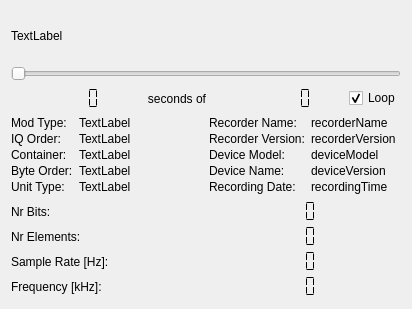
<?xml version="1.0" encoding="UTF-8"?>
<ui version="4.0">
 <class>xmlfile_widget</class>
 <widget class="QWidget" name="xmlfile_widget">
  <property name="geometry">
   <rect>
    <x>0</x>
    <y>0</y>
    <width>412</width>
    <height>309</height>
   </rect>
  </property>
  <property name="windowTitle">
   <string>Play XML-UFF File</string>
  </property>
  <layout class="QVBoxLayout" name="verticalLayout">
   <item>
    <widget class="QLabel" name="filenameLabel">
     <property name="text">
      <string>TextLabel</string>
     </property>
    </widget>
   </item>
   <item>
    <widget class="QSlider" name="sliderFilePos">
     <property name="maximum">
      <number>100</number>
     </property>
     <property name="orientation">
      <enum>Qt::Horizontal</enum>
     </property>
     <property name="toolTip">
      <string>Grab the handle and slide to move through the file.</string>
     </property>
    </widget>
   </item>
   <item>
    <layout class="QHBoxLayout" name="horizontalLayout" stretch="3,2,3,1">
     <item>
      <widget class="QLCDNumber" name="currentTime">
       <property name="frameShape">
        <enum>QFrame::Shape::NoFrame</enum>
       </property>
       <property name="smallDecimalPoint">
        <bool>true</bool>
       </property>
       <property name="segmentStyle">
        <enum>QLCDNumber::SegmentStyle::Flat</enum>
       </property>
      </widget>
     </item>
     <item>
      <widget class="QLabel" name="label_6">
       <property name="text">
        <string>seconds of</string>
       </property>
       <property name="alignment">
        <set>Qt::AlignmentFlag::AlignCenter</set>
       </property>
      </widget>
     </item>
     <item>
      <widget class="QLCDNumber" name="totalTime">
       <property name="frameShape">
        <enum>QFrame::Shape::NoFrame</enum>
       </property>
       <property name="smallDecimalPoint">
        <bool>true</bool>
       </property>
       <property name="segmentStyle">
        <enum>QLCDNumber::SegmentStyle::Flat</enum>
       </property>
      </widget>
     </item>
     <item>
      <widget class="QCheckBox" name="cbLoopFile">
       <property name="text">
        <string>Loop</string>
       </property>
       <property name="checked">
        <bool>true</bool>
       </property>
      </widget>
     </item>
    </layout>
   </item>
   <item>
    <layout class="QHBoxLayout" name="horizontalLayout_2">
     <item>
      <layout class="QFormLayout" name="formLayout">
       <property name="verticalSpacing">
        <number>2</number>
       </property>
       <item row="0" column="0">
        <widget class="QLabel" name="label_7">
         <property name="text">
          <string>Mod Type:</string>
         </property>
        </widget>
       </item>
       <item row="0" column="1">
        <widget class="QLabel" name="modulationtypeLabel">
         <property name="text">
          <string>TextLabel</string>
         </property>
        </widget>
       </item>
       <item row="1" column="0">
        <widget class="QLabel" name="label_8">
         <property name="text">
          <string>IQ Order:</string>
         </property>
        </widget>
       </item>
       <item row="1" column="1">
        <widget class="QLabel" name="iqOrderLabel">
         <property name="text">
          <string>TextLabel</string>
         </property>
        </widget>
       </item>
       <item row="2" column="0">
        <widget class="QLabel" name="label_9">
         <property name="text">
          <string>Container:</string>
         </property>
        </widget>
       </item>
       <item row="2" column="1">
        <widget class="QLabel" name="containerLabel">
         <property name="text">
          <string>TextLabel</string>
         </property>
        </widget>
       </item>
       <item row="3" column="0">
        <widget class="QLabel" name="label_10">
         <property name="text">
          <string>Byte Order:</string>
         </property>
        </widget>
       </item>
       <item row="3" column="1">
        <widget class="QLabel" name="byteOrderLabel">
         <property name="text">
          <string>TextLabel</string>
         </property>
        </widget>
       </item>
       <item row="4" column="0">
        <widget class="QLabel" name="label_11">
         <property name="text">
          <string>Unit Type:</string>
         </property>
        </widget>
       </item>
       <item row="4" column="1">
        <widget class="QLabel" name="typeofUnitLabel">
         <property name="text">
          <string>TextLabel</string>
         </property>
        </widget>
       </item>
      </layout>
     </item>
     <item>
      <layout class="QFormLayout" name="formLayout_3">
       <property name="verticalSpacing">
        <number>2</number>
       </property>
       <item row="0" column="0">
        <widget class="QLabel" name="label_12">
         <property name="text">
          <string>Recorder Name:</string>
         </property>
        </widget>
       </item>
       <item row="0" column="1">
        <widget class="QLabel" name="recorderName">
         <property name="text">
          <string>recorderName</string>
         </property>
        </widget>
       </item>
       <item row="1" column="0">
        <widget class="QLabel" name="label_14">
         <property name="text">
          <string>Recorder Version:</string>
         </property>
        </widget>
       </item>
       <item row="1" column="1">
        <widget class="QLabel" name="recorderVersion">
         <property name="text">
          <string>recorderVersion</string>
         </property>
        </widget>
       </item>
       <item row="2" column="0">
        <widget class="QLabel" name="label_15">
         <property name="text">
          <string>Device Model:</string>
         </property>
        </widget>
       </item>
       <item row="2" column="1">
        <widget class="QLabel" name="deviceModel">
         <property name="text">
          <string>deviceModel</string>
         </property>
        </widget>
       </item>
       <item row="3" column="0">
        <widget class="QLabel" name="label_13">
         <property name="text">
          <string>Device Name:</string>
         </property>
        </widget>
       </item>
       <item row="3" column="1">
        <widget class="QLabel" name="deviceModelName">
         <property name="text">
          <string>deviceVersion</string>
         </property>
        </widget>
       </item>
       <item row="4" column="1">
        <widget class="QLabel" name="recordingTime">
         <property name="text">
          <string>recordingTime</string>
         </property>
        </widget>
       </item>
       <item row="4" column="0">
        <widget class="QLabel" name="label_5">
         <property name="text">
          <string>Recording Date:</string>
         </property>
        </widget>
       </item>
      </layout>
     </item>
    </layout>
   </item>
   <item>
    <layout class="QFormLayout" name="formLayout_2">
     <property name="verticalSpacing">
      <number>2</number>
     </property>
     <item row="0" column="0">
      <widget class="QLabel" name="label">
       <property name="text">
        <string>Nr Bits:</string>
       </property>
      </widget>
     </item>
     <item row="1" column="0">
      <widget class="QLabel" name="label_2">
       <property name="text">
        <string>Nr Elements:</string>
       </property>
      </widget>
     </item>
     <item row="2" column="0">
      <widget class="QLabel" name="label_3">
       <property name="text">
        <string>Sample Rate [Hz]:</string>
       </property>
      </widget>
     </item>
     <item row="3" column="0">
      <widget class="QLabel" name="label_4">
       <property name="sizePolicy">
        <sizepolicy hsizetype="Preferred" vsizetype="Minimum">
         <horstretch>0</horstretch>
         <verstretch>0</verstretch>
        </sizepolicy>
       </property>
       <property name="text">
        <string>Frequency [kHz]:</string>
       </property>
      </widget>
     </item>
     <item row="0" column="1">
      <widget class="QLCDNumber" name="nrBitsDisplay">
       <property name="frameShape">
        <enum>QFrame::Shape::NoFrame</enum>
       </property>
       <property name="smallDecimalPoint">
        <bool>true</bool>
       </property>
       <property name="digitCount">
        <number>10</number>
       </property>
       <property name="segmentStyle">
        <enum>QLCDNumber::SegmentStyle::Flat</enum>
       </property>
      </widget>
     </item>
     <item row="1" column="1">
      <widget class="QLCDNumber" name="nrElementsDisplay">
       <property name="frameShape">
        <enum>QFrame::Shape::NoFrame</enum>
       </property>
       <property name="smallDecimalPoint">
        <bool>true</bool>
       </property>
       <property name="digitCount">
        <number>10</number>
       </property>
       <property name="segmentStyle">
        <enum>QLCDNumber::SegmentStyle::Flat</enum>
       </property>
      </widget>
     </item>
     <item row="2" column="1">
      <widget class="QLCDNumber" name="samplerateDisplay">
       <property name="frameShape">
        <enum>QFrame::Shape::NoFrame</enum>
       </property>
       <property name="smallDecimalPoint">
        <bool>true</bool>
       </property>
       <property name="digitCount">
        <number>10</number>
       </property>
       <property name="segmentStyle">
        <enum>QLCDNumber::SegmentStyle::Flat</enum>
       </property>
      </widget>
     </item>
     <item row="3" column="1">
      <widget class="QLCDNumber" name="frequencyDisplay">
       <property name="frameShape">
        <enum>QFrame::Shape::NoFrame</enum>
       </property>
       <property name="smallDecimalPoint">
        <bool>true</bool>
       </property>
       <property name="digitCount">
        <number>10</number>
       </property>
       <property name="segmentStyle">
        <enum>QLCDNumber::SegmentStyle::Flat</enum>
       </property>
      </widget>
     </item>
    </layout>
   </item>
  </layout>
 </widget>
 <resources/>
 <connections/>
</ui>
